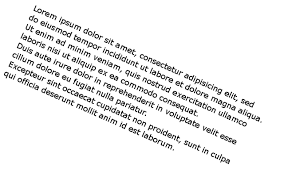
#> input picture 8-transformation/imgs/skew.png, 284 x 177 px
$ jupyter execute rotation_correction.ipynb
#> lines starting #> are read from the running program, lines starting #| are printed output that depends on the picture; after the words box and inside, x2 and y2 are one past the last pixel; in counts of white or black regions, pixels touching at a corner belong together
[cell 1]
import cv2
import argparse
import numpy as np

import matplotlib.pyplot as plt

[cell 2]
#画像表示
image = cv2.imread("imgs/skew.png") # lena image size: 512x512
#> image is the input picture: shape (177, 284, 3); min 0, max 255, mean 238.8
plt.imshow(cv2.cvtColor(image, cv2.COLOR_BGR2RGB))
plt.show()

[cell 3]
# Get the height and width from image
(height, width) = image.shape[:2]
#> height = 177; width = 284
# Copy of image
image_copy = image.copy()

#白黒画像へ
gray = cv2.cvtColor(image_copy, cv2.COLOR_BGR2GRAY)

# 画像平滑する（Blurs an image using a Gaussian filter）
blur = cv2.GaussianBlur(gray, (7, 7), 0)
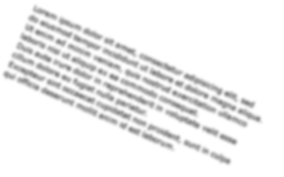
#> blur: shape (177, 284); min 137, max 255, mean 238.9

# ２値画像にする（Applies a fixed-level threshold to each array element）
thresh = cv2.threshold(blur, 0, 255, cv2.THRESH_BINARY_INV + cv2.THRESH_OTSU)[1]
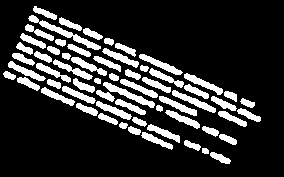
#> thresh: shape (177, 284); 18.6% white; 62 white regions, largest, box (x1, y1, x2, y2) and area: (28, 15, 101, 50) 430, (103, 82, 155, 108) 331, (172, 90, 216, 113) 279
plt.imshow(thresh)
plt.gray()

[cell 4]
# Returns a structuring element of the specified size and shape for morphological operations
kernel = cv2.getStructuringElement(cv2.MORPH_RECT, (3, 3))
# 3x3膨張　（Dilates an image by using a specific structuring element）
dilate = cv2.dilate(thresh, kernel, iterations=4)
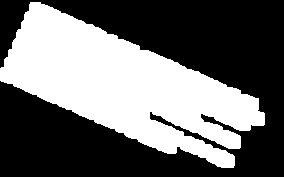
#> dilate: shape (177, 284); 41.3% white; 1 white region
plt.imshow(dilate)
plt.gray()

[cell 5]
# 輪郭（Finds contours in a dilate image）
cnts = cv2.findContours(dilate, cv2.RETR_EXTERNAL, cv2.CHAIN_APPROX_SIMPLE)
#> cnts = 1 contour; box (x1, y1, x2, y2) and area: (0, 2, 265, 168) 20293
cnts = cnts[0] if len(cnts) == 2 else cnts[1]

# 最小四角（Find a rectangle of the minimum area enclosing the input 2D point set）
rect = cv2.minAreaRect(cnts[0])
#> rect = ((134.1, 91.14), (88.87, 264.2), -66.21)
box = np.int0(cv2.boxPoints(rect))
#> box = [[237, 185], [-4, 78], [31, -2], [272, 103]]
# Draws contours outlines or filled contours
contours = cv2.drawContours(image_copy, [box], 0, (36, 255, 12), 3)
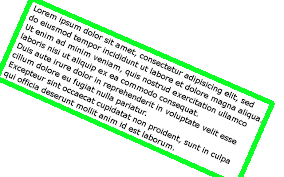
#> contours: shape (177, 284, 3); mean B, G, R 224.7, 238.8, 223.1
plt.imshow(contours)
plt.gray()

# Adjust box  co-ordinates in correct position
box = box.tolist()
if box[0][1] > box[1][0]:
    first_value = box[0]
#> first_value = [237, 185]
    box.remove(box[0])
    box.append(first_value)
print(box)
#| [[-4, 78], [31, -2], [272, 103], [237, 185]]

[cell 6]
# スキュー変換　（Wrap transformation with rectangle co-ordinations）
def WrapTransformation(image, points, width, height):
    # Define Input and Output Formation
#> called with width = 284, height = 177
    inputForm  = np.float32(points)
#> inputForm = [[-4, 78], [31, -2], [272, 103], [237, 185]]
    outputForm = np.float32([[0, 0], [width, 0], [width, height], [0, height]])
#> outputForm = [[0, 0], [284, 0], [284, 177], [0, 177]]

    # Calculates a perspective transform from four pairs of the corresponding points
    matrix = cv2.getPerspectiveTransform(inputForm, outputForm)
#> matrix = [[1.32, -2.98, 237.5], [0.631, 0.276, -19], [5.94e-05, 6.34e-05, 1]]
    print(matrix)
#| [[ 1.32204561e+00 -2.97769152e+00  2.37548121e+02]
#|  [ 6.30852001e-01  2.75997750e-01 -1.90044165e+01]
#|  [ 5.93957010e-05  6.33837583e-05  1.00000000e+00]]
    # WarpPerspective transforms the source image using the specified matrix
    WrapImage = cv2.warpPerspective(image, matrix, (width, height),
                                    cv2.INTER_LINEAR, borderMode=cv2.BORDER_CONSTANT, borderValue=(0, 0, 0))
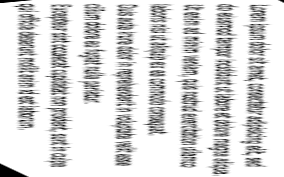
#> WrapImage: shape (177, 284, 3); min 0, max 255, mean 218.6

    return WrapImage

[cell 7]
# Finally, Wrap Transformation with preprocess image
# You need to avoid negative co-ordinates, you will use above commented code
# And change the WrapTransformation function parameter 'box' to 'coords'
img_wrap = WrapTransformation(image, box, width, height)
# Resizes an image
img_out = cv2.resize(img_wrap, (width+70, height))
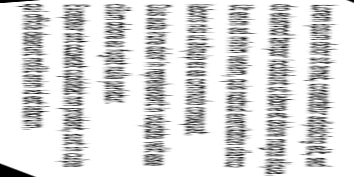
#> img_out: shape (177, 354, 3); min 0, max 255, mean 218.6
plt.imshow(img_out)
plt.gray()
